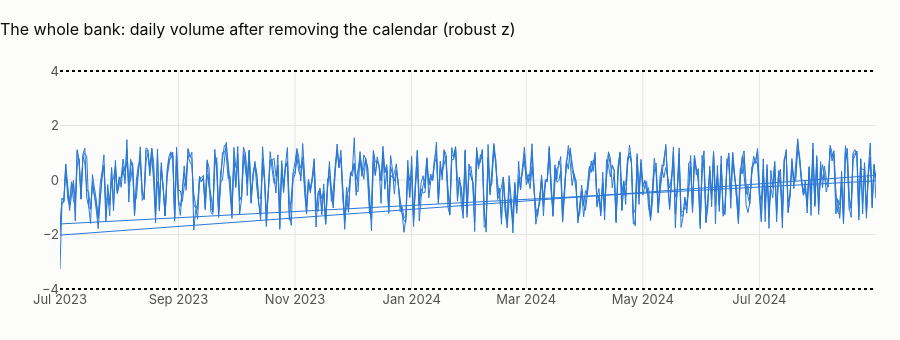

Write notebook code for a chart like this one.
### Markdown cell above
## 1 · Abnormal days
Daily transaction counts (local date) are modelled as in notebook 04 (weekday, holiday, long weekend, payday window,
month end, trend; OLS on log counts). A day is abnormal when its residual is more than 4 robust standard deviations
(1.4826 × MAD) from zero: robust, because the abnormal days themselves must not inflate the yardstick.

### Code cell
daily = pl.q("""
    select k.country_code, t.local_date, count(*) as n_tx, sum(t.amount_usd) as usd,
           any_value(k.iso_weekday) as iso_weekday,
           any_value(k.is_holiday::int) as is_holiday, any_value(k.is_long_weekend::int) as is_long_weekend,
           any_value((coalesce(k.days_since_payday, 99) <= 2)::int) as payday_window,
           any_value(k.is_month_end::int) as is_month_end, any_value(k.holiday_name) as holiday_name
    from main.tx_local t join main.calendar_local k
      on k.country_code = t.customer_country_code and k.local_date = t.local_date
    group by 1, 2 order by 1, 2""")
daily["local_date"] = pd.to_datetime(daily.local_date)
daily = country.full_months(daily)
FE = " + C(country_code)" if daily.country_code.nunique() > 1 else ""
daily["log_n"] = np.log(daily.n_tx)
daily["t"] = (daily.local_date - daily.local_date.min()).dt.days / 365.25
m = smf.ols(
    "log_n ~ C(iso_weekday) + is_holiday + is_long_weekend + payday_window + is_month_end + t" + FE,
    data=daily,
).fit()
daily["resid"] = m.resid
mad = 1.4826 * np.median(np.abs(daily.resid - daily.resid.median()))
daily["z"] = (daily.resid - daily.resid.median()) / mad
out = daily[daily.z.abs() > 4]
fig = go.Figure()
fig.add_trace(
    go.Scatter(
        x=daily.local_date,
        y=daily.z,
        mode="lines",
        name="robust z of the residual",
        line=dict(width=1),
    )
)
fig.add_trace(
    go.Scatter(x=out.local_date, y=out.z, mode="markers", name="|z| > 4", marker=dict(size=8))
)
fig.add_hline(y=4, line_dash="dot")
fig.add_hline(y=-4, line_dash="dot")
fig.update_layout(
    title=f"{CTRY.title}: daily volume after removing the calendar (robust z)",
    height=340,
    xaxis_title=None,
)
fig.show()
show(
    out[["country_code", "local_date", "n_tx", "iso_weekday", "holiday_name"]].assign(
        z=out.z.round(2)
    ),
    paging=False,
)
display(
    Markdown(
        f"**{len(out)} abnormal days in {len(daily):,}** (a normal distribution would give about "
        f"{len(daily) * 6.3e-5:.2f} beyond 4σ). "
        + (
            "None: once weekdays are removed, daily volume is pure noise around a flat level, another sign of a generator "
            "with no shocks (no outages, no payroll days, no Hot Sale or Buen Fin)."
            if not len(out)
            else "Inspect them: a real day like this is an outage, a campaign or a data delivery problem."
        )
    )
)

### Figure 1 — Plotly figure (JSON) as saved in the notebook; plotly's stock layout.template omitted (floating-point values rounded to 4 significant figures; data arrays with more than 128 entries replaced by an {"elided": "..."} marker saying what was removed)
{"data": [{"line": {"width": 1}, "mode": "lines", "name": "robust z of the residual", "type": "scatter", "x": {"elided": "1284 str values"}, "y": {"elided": "1284 float values"}}, {"marker": {"size": 8}, "mode": "markers", "name": "|z| > 4", "type": "scatter", "x": [], "y": []}], "layout": {"height": 340, "shapes": [{"line": {"dash": "dot"}, "type": "line", "x0": 0, "x1": 1, "xref": "x domain", "y0": 4, "y1": 4, "yref": "y"}, {"line": {"dash": "dot"}, "type": "line", "x0": 0, "x1": 1, "xref": "x domain", "y0": -4, "y1": -4, "yref": "y"}], "title": {"text": "The whole bank: daily volume after removing the calendar (robust z)"}, "xaxis": {"title": {}}}}
